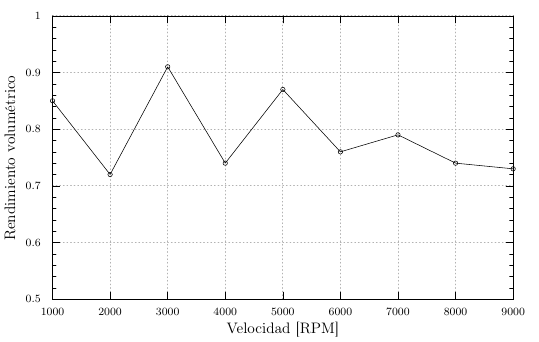

Write gnuplot code to recreate this figure.
ifile = "rendimiento_aserrado.dat"
ofile = "rendimiento_aserrado.tex"

set terminal tikz standalone color size 13cm,8cm
set termoption dash
set output ofile

set grid lw 1.5
unset key

set mytics

set yrange [0.5:1]
set autoscale xfixmax

set tics font ",8"
set xlabel "Velocidad [RPM]" font ",11"
set ylabel "Rendimiento volumétrico" font ",11"

set lmargin at screen 0.05
set rmargin at screen 0.95
set bmargin at screen 0.05
set tmargin at screen 0.95
plot ifile u 1:2 lt 6 lc -1 w lp
